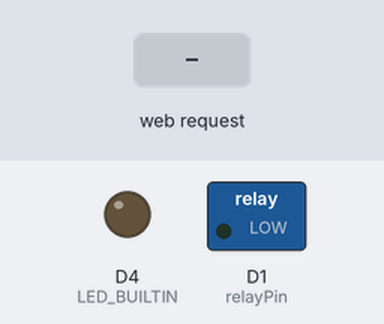
Bench run of a sketch on a simulated ESP8266 (NodeMCU). Parts: switched loads named in the sketch (green lamp = pin HIGH), output pins drawn as LEDs (lit = HIGH, except the on-board LED, lit = LOW). The test bench sets the inputs (shaded band). WiFi joins after 1.5 s; servers stay silent unless stated; what the sketch prints to the serial monitor is not drawn.

Above: at 0.1 s.
At 2.7 s:
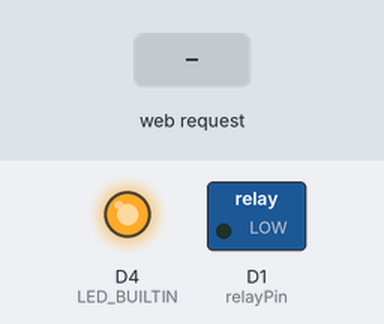
2.8 s: HTTP request GET /gate/press received
At 3.4 s:
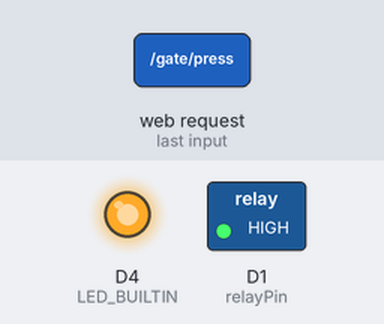
Timing chart, 0 to 5.8 s (numbered marks = the images above; inputs shaded):
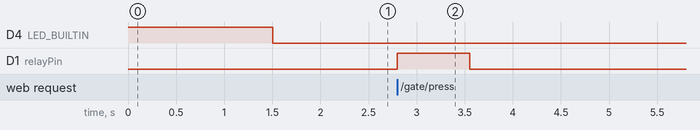

The sketch:

esp8266_gate_press.ino
```cpp
#include <ESP8266WiFi.h>
#include <ESP8266WebServer.h>

#ifndef STASSID
#define STASSID "SSID_Name"
#define STAPSK  "SSID_Password"
#endif

const char* ssid = STASSID;
const char* password = STAPSK;
const int relayPin = D1;

ESP8266WebServer server(80);

void handleGatePress() {
  Serial.println("Pressing Gate");
  digitalWrite(relayPin, HIGH);
  delay(750);
  digitalWrite(relayPin, LOW);
  server.send(200, "text/plain", "Gate Pressed");
}

void setup() {
  pinMode(LED_BUILTIN, OUTPUT);
  pinMode(relayPin, OUTPUT);

  digitalWrite(LED_BUILTIN, HIGH);
  digitalWrite(relayPin, LOW);

  Serial.begin(115200);
  WiFi.mode(WIFI_STA);
  WiFi.begin(ssid, password);
  Serial.println("");

  // Wait for connection
  while (WiFi.status() != WL_CONNECTED) {
    delay(500);
    Serial.print(".");
  }
  digitalWrite(LED_BUILTIN, LOW);
  Serial.println("");
  Serial.print("Connected to ");
  Serial.println(ssid);
  Serial.print("IP address: ");
  Serial.println(WiFi.localIP());

  server.on("/gate/press", handleGatePress);

  server.begin();
  Serial.println("HTTP server started");
}

void loop() {
  server.handleClient();

}
```

Measured:
- after the input at 2.8 s, D1 (relayPin): LOW → HIGH at once, → LOW 0.75 s later
